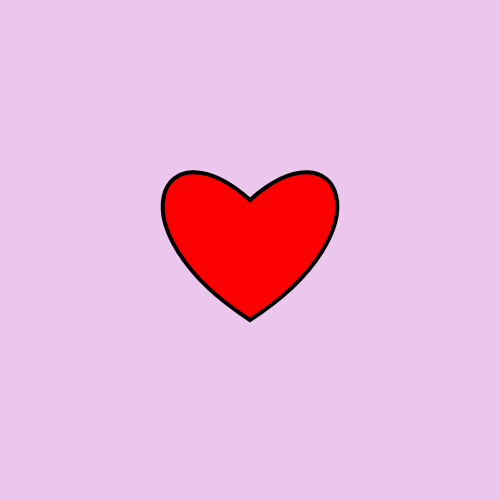
Frame 1 (no input)
Frame 60 (no input): identical to frame 1, image omitted
Frame 120 (the mouse pressed at the canvas centre since frame 60): identical to frame 1, image omitted

The p5.js sketch that drew this single still picture (run headless with seeded random() and noise() and a simulated clock; from frame 60 on, the mouse is pressed at the canvas centre):

// p5.js sketch
// ── sketch.js
let heartSize = 100;
 let pulsing = false 
 let big = false 
 let lastTime = 0;

 let c1, c2;
function setup() {
  var cnv = createCanvas(500, 500);
  var x = (windowWidth - width) / 2;
  var y = (windowHeight - height) / 2;
  cnv.position(x, y);
  // Define colors
  c1 = color(203, 136, 207);
  c2 = color(188, 169, 232);
  setGradient(c1, c2);
}

function setGradient(c1, c2) {
  // noprotect
  noFill();
  for (let y = 0; y < height; y++) {
    let inter = map(y, 0, height, 0, 1);
    let c = lerpColor(c1, c2, inter);
    stroke(c);
    line(0, y, width, y);
  }
}

function draw() {
background(235, 199, 237);

// Change the heart size every 0.5 seconds
if (pulsing && millis() - lastTime >= 500) {
  big = !big;
  lastTime = millis();
}

if (big) {
  heartSize = 330;
} else {
  heartSize = 200;
}

drawHeart(250, 250, heartSize);
}

function drawHeart(x, y, size) {
  fill (250, 0, 0);
  stroke("black");
  strokeWeight(4);

  beginShape();
  vertex(x, y + size * 0.35);

  bezierVertex(
    x - size * 0.7, y - size * 0.1, 
    x - size * 0.45, y - size * 0.65, 
    x, y - size * 0.25
  );

  bezierVertex(
    x + size * 0.45, y - size * 0.65, 
    x + size * 0.7, y - size * 0.1, 
    x, y + size * 0.35
    );

    endShape(CLOSE);
  }

  function mousePressed() {
    //check if the mouse clicked on the heart
    let distance = dist(mouseX, mouseY, 250, 250);

    if (distance < 60) {
      pulsing = !pulsing;
    lastTime = millis();
    }

    
  }
